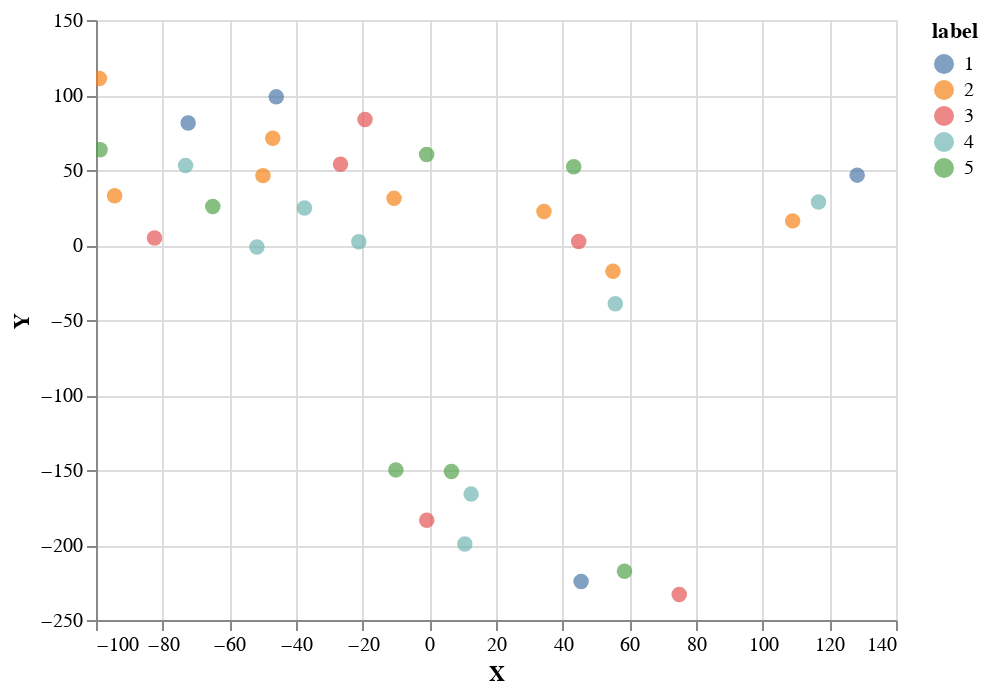
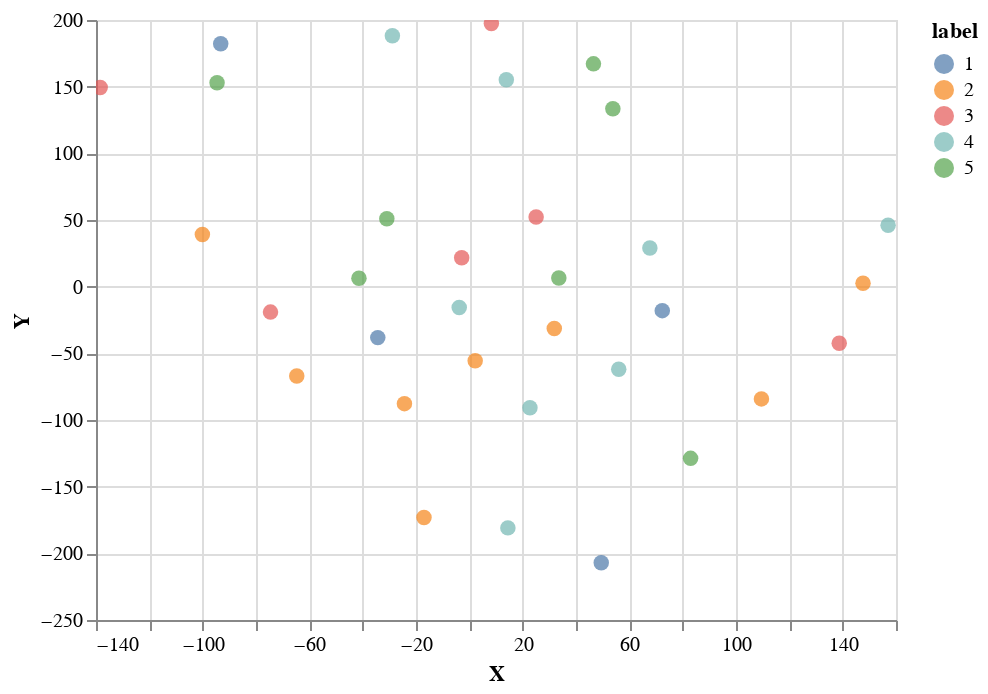
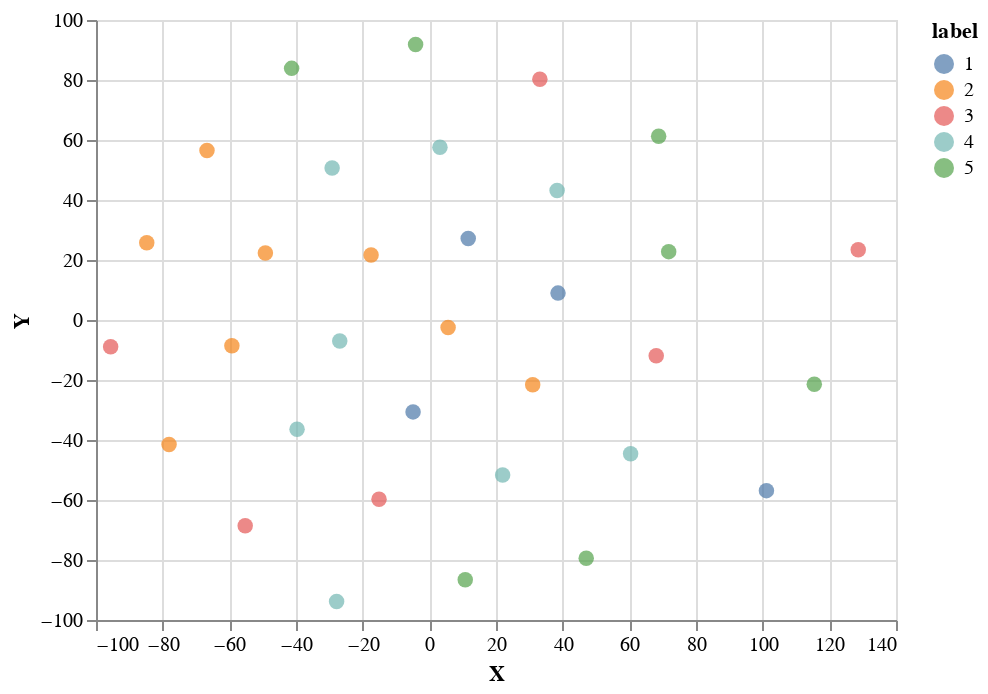
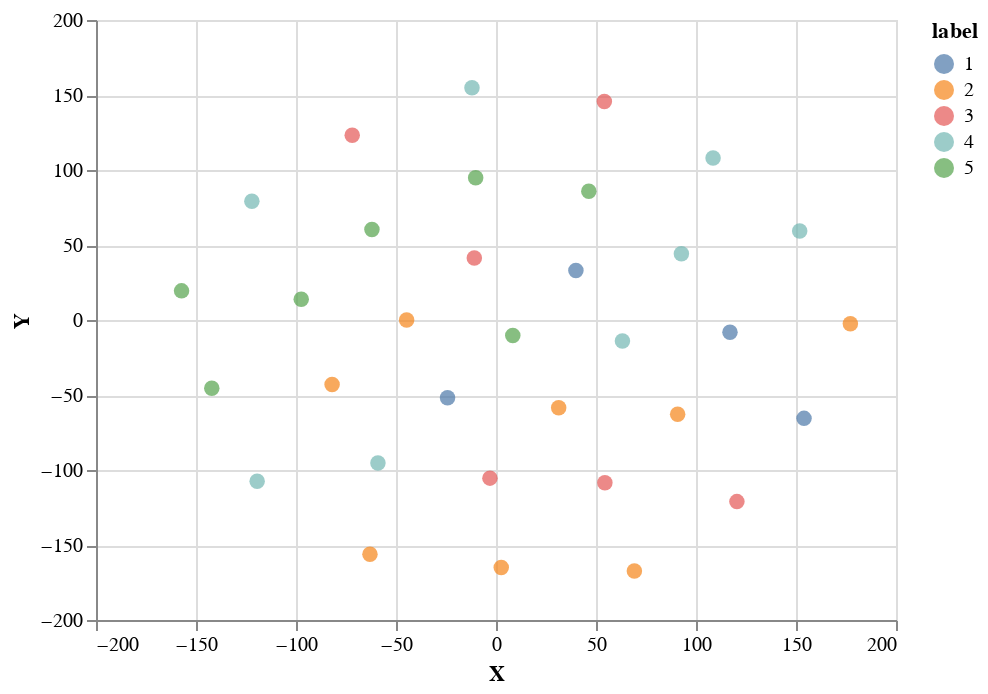

Notebook cell for these charts, in order:
### Code cell
perplexity = [5, 15, 30, 35, 40, 45, 50, 60]

for p in perplexity:
    print("Perplexity {}".format(p))
    r = reduce_dim(p)
    create_plot(r, label)

### Figure 1 — Vega-Lite specification as saved in the notebook (floating-point values rounded to 4 significant figures)
{"$schema": "https://vega.github.io/schema/vega-lite/v2.6.0.json", "config": {"view": {"height": 300, "width": 400}}, "data": {"name": "data-e648bbb3c11c4a70f58f4bb4f3da8f71"}, "datasets": {"data-e648bbb3c11c4a70f58f4bb4f3da8f71": [{"X": -45.93, "Y": 98.75, "label": "1"}, {"X": 45.53, "Y": -224.3, "label": "1"}, {"X": -72.35, "Y": 81.33, "label": "1"}, {"X": 128.4, "Y": 46.57, "label": "1"}, {"X": 55.09, "Y": -17.49, "label": "2"}, {"X": -10.59, "Y": 31.09, "label": "2"}, {"X": -46.98, "Y": 71.22, "label": "2"}, {"X": -94.42, "Y": 32.9, "label": "2"}, {"X": 34.39, "Y": 22.37, "label": "2"}, {"X": -98.98, "Y": 111.1, "label": "2"}, {"X": -49.91, "Y": 46.25, "label": "2"}, {"X": 109.0, "Y": 16.09, "label": "2"}, {"X": -82.44, "Y": 4.731, "label": "3"}, {"X": -26.65, "Y": 53.77, "label": "3"}, {"X": 74.97, "Y": -233.1, "label": "3"}, {"X": 44.8, "Y": 2.374, "label": "3"}, {"X": -19.3, "Y": 83.6, "label": "3"}, {"X": -0.774, "Y": -183.5, "label": "3"}, {"X": 116.8, "Y": 28.71, "label": "4"}, {"X": -73.13, "Y": 53.06, "label": "4"}, {"X": 12.54, "Y": -166.1, "label": "4"}, {"X": -21.16, "Y": 2.203, "label": "4"}, {"X": -51.73, "Y": -1.36, "label": "4"}, {"X": 55.79, "Y": -39.14, "label": "4"}, {"X": 10.64, "Y": -199.3, "label": "4"}, {"X": -37.46, "Y": 24.67, "label": "4"}, {"X": 6.642, "Y": -151.0, "label": "5"}, {"X": 43.3, "Y": 52.23, "label": "5"}, {"X": -0.8071, "Y": 60.38, "label": "5"}, {"X": -64.96, "Y": 25.68, "label": "5"}, {"X": 58.54, "Y": -217.5, "label": "5"}, {"X": -10.04, "Y": -149.9, "label": "5"}, {"X": -98.78, "Y": 63.55, "label": "5"}]}, "encoding": {"color": {"field": "label", "type": "nominal"}, "x": {"field": "X", "type": "quantitative"}, "y": {"field": "Y", "type": "quantitative"}}, "mark": {"size": 60, "type": "circle"}, "selection": {"selector001": {"bind": "scales", "encodings": ["x", "y"], "mark": {"fill": "#333", "fillOpacity": 0.125, "stroke": "white"}, "on": "[mousedown, window:mouseup] > window:mousemove!", "resolve": "global", "translate": "[mousedown, window:mouseup] > window:mousemove!", "type": "interval", "zoom": "wheel!"}}}

### Figure 2 — Vega-Lite specification as saved in the notebook (floating-point values rounded to 4 significant figures)
{"$schema": "https://vega.github.io/schema/vega-lite/v2.6.0.json", "config": {"view": {"height": 300, "width": 400}}, "data": {"name": "data-fdc211cf32deb8888a6c88ea607987b8"}, "datasets": {"data-fdc211cf32deb8888a6c88ea607987b8": [{"X": -34.33, "Y": -38.22, "label": "1"}, {"X": -93.23, "Y": 182.2, "label": "1"}, {"X": 72.36, "Y": -17.97, "label": "1"}, {"X": 49.47, "Y": -207.1, "label": "1"}, {"X": 147.6, "Y": 2.575, "label": "2"}, {"X": -24.33, "Y": -87.72, "label": "2"}, {"X": -64.72, "Y": -66.95, "label": "2"}, {"X": 2.193, "Y": -55.53, "label": "2"}, {"X": 109.5, "Y": -84.17, "label": "2"}, {"X": -100.1, "Y": 39.12, "label": "2"}, {"X": 31.86, "Y": -31.36, "label": "2"}, {"X": -17.0, "Y": -173.1, "label": "2"}, {"X": -2.871, "Y": 21.71, "label": "3"}, {"X": -74.56, "Y": -19.09, "label": "3"}, {"X": -138.4, "Y": 149.4, "label": "3"}, {"X": 138.7, "Y": -42.5, "label": "3"}, {"X": 25.05, "Y": 52.27, "label": "3"}, {"X": 8.267, "Y": 197.4, "label": "3"}, {"X": 14.45, "Y": -180.9, "label": "4"}, {"X": -3.79, "Y": -15.68, "label": "4"}, {"X": 13.88, "Y": 155.2, "label": "4"}, {"X": 67.7, "Y": 29.01, "label": "4"}, {"X": 56.03, "Y": -61.89, "label": "4"}, {"X": 157.0, "Y": 46.04, "label": "4"}, {"X": -28.85, "Y": 188.1, "label": "4"}, {"X": 22.72, "Y": -90.8, "label": "4"}, {"X": 46.55, "Y": 167.1, "label": "5"}, {"X": 82.98, "Y": -128.8, "label": "5"}, {"X": -41.4, "Y": 6.366, "label": "5"}, {"X": -30.94, "Y": 50.88, "label": "5"}, {"X": -94.61, "Y": 152.9, "label": "5"}, {"X": 53.82, "Y": 133.5, "label": "5"}, {"X": 33.56, "Y": 6.574, "label": "5"}]}, "encoding": {"color": {"field": "label", "type": "nominal"}, "x": {"field": "X", "type": "quantitative"}, "y": {"field": "Y", "type": "quantitative"}}, "mark": {"size": 60, "type": "circle"}, "selection": {"selector002": {"bind": "scales", "encodings": ["x", "y"], "mark": {"fill": "#333", "fillOpacity": 0.125, "stroke": "white"}, "on": "[mousedown, window:mouseup] > window:mousemove!", "resolve": "global", "translate": "[mousedown, window:mouseup] > window:mousemove!", "type": "interval", "zoom": "wheel!"}}}

### Figure 3 — Vega-Lite specification as saved in the notebook (floating-point values rounded to 4 significant figures)
{"$schema": "https://vega.github.io/schema/vega-lite/v2.6.0.json", "config": {"view": {"height": 300, "width": 400}}, "data": {"name": "data-0841230b071274edd61805fbf9de7eea"}, "datasets": {"data-0841230b071274edd61805fbf9de7eea": [{"X": 38.61, "Y": 8.961, "label": "1"}, {"X": 101.1, "Y": -56.88, "label": "1"}, {"X": 11.67, "Y": 27.19, "label": "1"}, {"X": -4.883, "Y": -30.63, "label": "1"}, {"X": 5.628, "Y": -2.497, "label": "2"}, {"X": -59.23, "Y": -8.599, "label": "2"}, {"X": -84.77, "Y": 25.75, "label": "2"}, {"X": -49.19, "Y": 22.31, "label": "2"}, {"X": -17.47, "Y": 21.67, "label": "2"}, {"X": 31.01, "Y": -21.58, "label": "2"}, {"X": -66.7, "Y": 56.49, "label": "2"}, {"X": -78.09, "Y": -41.49, "label": "2"}, {"X": -55.24, "Y": -68.6, "label": "3"}, {"X": -15.09, "Y": -59.77, "label": "3"}, {"X": 128.7, "Y": 23.43, "label": "3"}, {"X": 33.16, "Y": 80.22, "label": "3"}, {"X": -95.6, "Y": -8.947, "label": "3"}, {"X": 68.07, "Y": -11.92, "label": "3"}, {"X": -27.82, "Y": -93.83, "label": "4"}, {"X": -39.68, "Y": -36.41, "label": "4"}, {"X": 21.99, "Y": -51.66, "label": "4"}, {"X": 38.33, "Y": 43.15, "label": "4"}, {"X": -26.88, "Y": -7.001, "label": "4"}, {"X": 3.185, "Y": 57.58, "label": "4"}, {"X": 60.38, "Y": -44.62, "label": "4"}, {"X": -29.17, "Y": 50.66, "label": "4"}, {"X": 10.77, "Y": -86.62, "label": "5"}, {"X": -4.124, "Y": 91.83, "label": "5"}, {"X": 47.07, "Y": -79.42, "label": "5"}, {"X": -41.31, "Y": 83.88, "label": "5"}, {"X": 115.5, "Y": -21.44, "label": "5"}, {"X": 71.81, "Y": 22.79, "label": "5"}, {"X": 68.79, "Y": 61.28, "label": "5"}]}, "encoding": {"color": {"field": "label", "type": "nominal"}, "x": {"field": "X", "type": "quantitative"}, "y": {"field": "Y", "type": "quantitative"}}, "mark": {"size": 60, "type": "circle"}, "selection": {"selector003": {"bind": "scales", "encodings": ["x", "y"], "mark": {"fill": "#333", "fillOpacity": 0.125, "stroke": "white"}, "on": "[mousedown, window:mouseup] > window:mousemove!", "resolve": "global", "translate": "[mousedown, window:mouseup] > window:mousemove!", "type": "interval", "zoom": "wheel!"}}}

### Figure 4 — Vega-Lite specification as saved in the notebook (floating-point values rounded to 4 significant figures)
{"$schema": "https://vega.github.io/schema/vega-lite/v2.6.0.json", "config": {"view": {"height": 300, "width": 400}}, "data": {"name": "data-b733a4134b543193ef803fe8d5f23e12"}, "datasets": {"data-b733a4134b543193ef803fe8d5f23e12": [{"X": 117.0, "Y": -8.232, "label": "1"}, {"X": -24.23, "Y": -51.81, "label": "1"}, {"X": 39.95, "Y": 33.01, "label": "1"}, {"X": 154.0, "Y": -65.57, "label": "1"}, {"X": 69.19, "Y": -167.4, "label": "2"}, {"X": 2.626, "Y": -165.0, "label": "2"}, {"X": -44.69, "Y": 0.03004, "label": "2"}, {"X": 177.2, "Y": -2.438, "label": "2"}, {"X": -81.96, "Y": -43.06, "label": "2"}, {"X": -63.02, "Y": -156.1, "label": "2"}, {"X": 90.82, "Y": -62.87, "label": "2"}, {"X": 31.34, "Y": -58.51, "label": "2"}, {"X": -3.039, "Y": -105.4, "label": "3"}, {"X": 54.44, "Y": -108.5, "label": "3"}, {"X": -71.89, "Y": 123.2, "label": "3"}, {"X": 54.17, "Y": 145.6, "label": "3"}, {"X": -10.84, "Y": 41.38, "label": "3"}, {"X": 120.5, "Y": -121.1, "label": "3"}, {"X": -122.1, "Y": 79.1, "label": "4"}, {"X": -119.4, "Y": -107.6, "label": "4"}, {"X": -12.01, "Y": 154.8, "label": "4"}, {"X": -59.04, "Y": -95.35, "label": "4"}, {"X": 151.8, "Y": 59.28, "label": "4"}, {"X": 108.5, "Y": 108.0, "label": "4"}, {"X": 92.7, "Y": 44.22, "label": "4"}, {"X": 63.21, "Y": -13.94, "label": "4"}, {"X": -97.37, "Y": 13.86, "label": "5"}, {"X": -62.03, "Y": 60.29, "label": "5"}, {"X": -142.1, "Y": -45.53, "label": "5"}, {"X": 46.41, "Y": 85.8, "label": "5"}, {"X": -157.2, "Y": 19.43, "label": "5"}, {"X": 8.394, "Y": -10.28, "label": "5"}, {"X": -10.17, "Y": 94.83, "label": "5"}]}, "encoding": {"color": {"field": "label", "type": "nominal"}, "x": {"field": "X", "type": "quantitative"}, "y": {"field": "Y", "type": "quantitative"}}, "mark": {"size": 60, "type": "circle"}, "selection": {"selector004": {"bind": "scales", "encodings": ["x", "y"], "mark": {"fill": "#333", "fillOpacity": 0.125, "stroke": "white"}, "on": "[mousedown, window:mouseup] > window:mousemove!", "resolve": "global", "translate": "[mousedown, window:mouseup] > window:mousemove!", "type": "interval", "zoom": "wheel!"}}}
